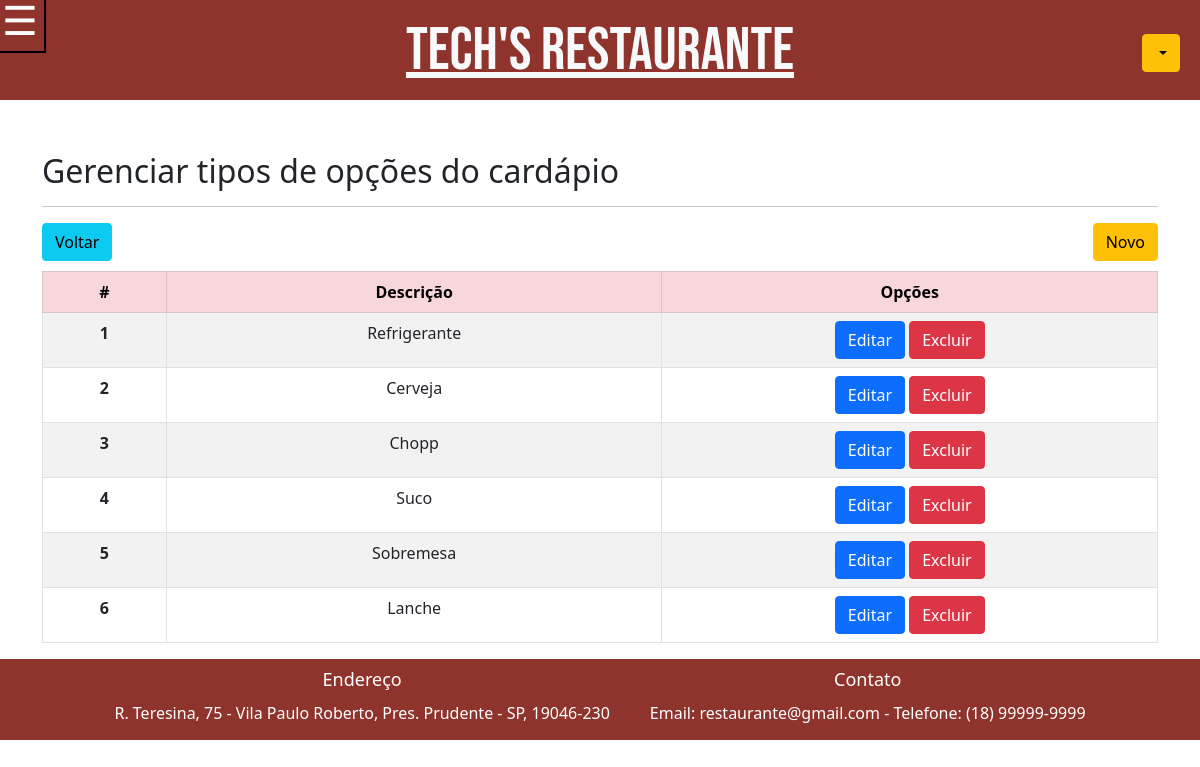
Page /tipo_opcao.php (signed in) on the committed database.
### tables this page shows
CREATE TABLE `tipo_opcoes_cardapio` (
  `idTipoOpcoesCardapio` int(11) NOT NULL,
  `descricao` varchar(50) DEFAULT NULL,
  `imagem` varchar(50) DEFAULT NULL
);

### tipo_opcao.php (the view, shortened to what this page needs)
<?php
require("header.php");
require_once('connection.php');
$mysql_query = "SELECT * FROM tipo_opcoes_cardapio ORDER BY idTipoOpcoesCardapio";
$result = $conn->query($mysql_query);
?>
<head>
</head>
<div class="container">
  <br>
  <h2 class="espaco">Gerenciar tipos de opções do cardápio</h2>
  <hr>
  <a href="cardapio.php" type="button" class="btn btn-info d-inline-block" style="margin-bottom: 10px">Voltar</a>
  <a href="insert-tipo_opcao.php" class="btn btn-warning d-inline-block float-end">Novo</a>
  <table class="table table-striped table-bordered table-hover">
    <thead>
      <tr class="table-danger" style="text-align:center">
        <th scope="col" style="width: 5%;">#</th>
        <th scope="col" style="width: 20%">Descrição</th>
        <th scope="col" style="width: 20%;">Opções</th>
      </tr>
    </thead>
    <tbody>
      <?php while($data = mysqli_fetch_array($result)) { ?>
      <tr>
        <th scope="row" style="text-align:center"><?php echo $data['idTipoOpcoesCardapio']; ?></th>
        <td scope="row" style="text-align:center"><?php echo $data['descricao']; ?></td>
        <td scope="row" style="text-align:center">
          <a href="update-tipo_opcao.php?idTipoOpcoesCardapio=<?php echo $data['idTipoOpcoesCardapio']; ?> "type="button" class="btn btn-primary">Editar</a>
          <a href="delete-tipo_opcao.php?idTipoOpcoesCardapio=<?php echo $data['idTipoOpcoesCardapio']; ?>" button type="button" class="btn btn-danger">Excluir</a>
        </td>
      </tr>
      <?php } ?>
    </tbody>
  </table>
</div>
<?php require("footer.php"); ?>

### style.css (style rules this page uses)
.espaco { padding-top: 16vh; }

### rows in the picture
tipo_opcoes_cardapio: idTipoOpcoesCardapio "1", descricao "Refrigerante"
tipo_opcoes_cardapio: idTipoOpcoesCardapio "2", descricao "Cerveja"
tipo_opcoes_cardapio: idTipoOpcoesCardapio "3", descricao "Chopp"
tipo_opcoes_cardapio: idTipoOpcoesCardapio "4", descricao "Suco"
tipo_opcoes_cardapio: idTipoOpcoesCardapio "5", descricao "Sobremesa"
tipo_opcoes_cardapio: idTipoOpcoesCardapio "6", descricao "Lanche"
